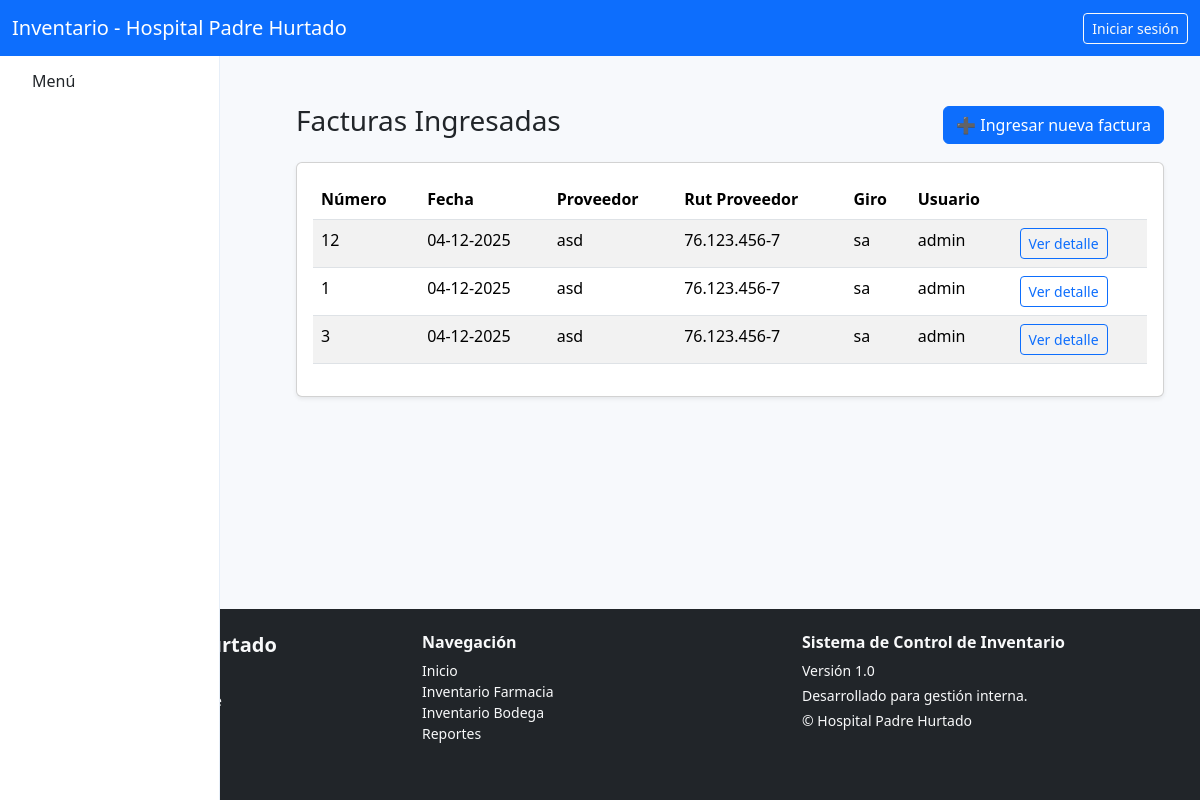
The app's page /farmacia/facturas/, older data.
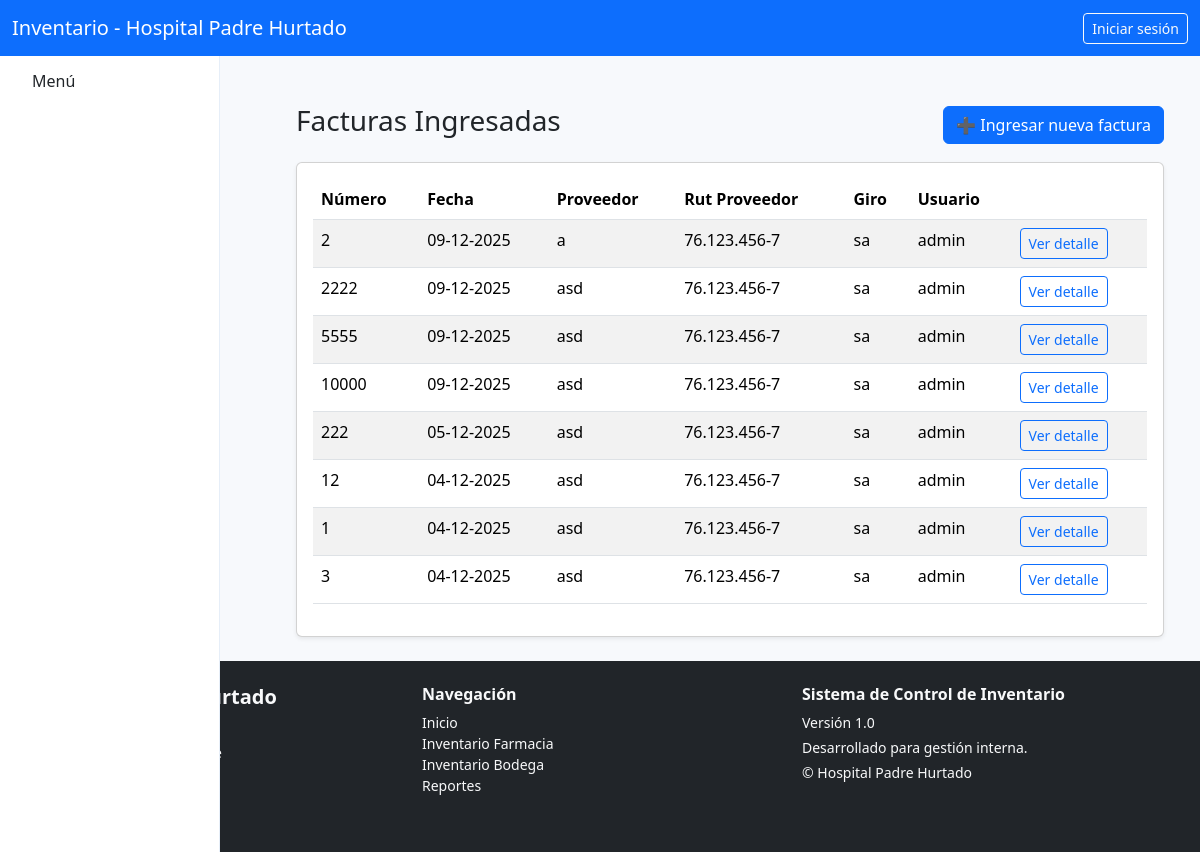
The same page, newer data.
### farmacia/models.py (models this page shows, shortened)
class FacturaFarmacia(models.Model):
    TIPO_DTE = [
        (33, "Factura Electrónica (Afecta)"),
        (34, "Factura Exenta Electrónica"),
        (52, "Guía de Despacho"),
        (61, "Nota de Crédito"),
        (56, "Nota de Débito"),
    ]
    folio = models.PositiveIntegerField()
    tipo_dte = models.PositiveSmallIntegerField(choices=TIPO_DTE, default=33)
    fecha_emision = models.DateField()
    proveedor_rut = models.CharField(max_length=15)      # Ej: 76.123.456-7
    proveedor_nombre = models.CharField(max_length=200)
    proveedor_giro = models.CharField(max_length=200, blank=True, null=True)
    usuario = models.ForeignKey(User, on_delete=models.SET_NULL, null=True)
    fecha_registro = models.DateTimeField(auto_now_add=True)
    archivo_pdf = models.FileField(upload_to="facturas_farmacia/", blank=True, null=True)
    class Meta:
        constraints = [
            models.UniqueConstraint(
                fields=["folio", "proveedor_rut"],
                name="unique_folio_por_proveedor"
            )
        ]

### farmacia/views.py (the view)
# urls.py: path("facturas/", views.facturas_farmacia_list, name="facturas_list"),
def facturas_farmacia_list(request):
    facturas = FacturaFarmacia.objects.order_by("-fecha_emision")
    return render(request, "farmacia/facturas_list.html", {
        "facturas": facturas
    })

### farmacia/templates/farmacia/facturas_list.html (shortened to what this page needs)
{% extends "core/base.html" %}
{% block principal %}
<div class="container mt-4">
  <div class="d-flex justify-content-between align-items-center mb-3">
    <h3>Facturas Ingresadas</h3>
    <a href="{% url 'farmacia:crear_factura' %}" class="btn btn-primary">
      ➕ Ingresar nueva factura
    </a>
  </div>
  <div class="card p-3 shadow-sm">
    <table class="table table-striped">
      <thead>
        <tr>
          <th>Número</th>
          <th>Fecha</th>
          <th>Proveedor</th>
          <th>Rut Proveedor</th>
          <th>Giro</th>
          <th>Usuario</th>
          <th></th>
        </tr>
      </thead>
      <tbody>
        {% if facturas %}
          {% for f in facturas %}
            <tr>
              <td>{{ f.folio }}</td>
              <td>{{ f.fecha_emision|date:'d-m-Y' }}</td>
              <td>{{ f.proveedor_nombre|default:"-" }}</td>
              <td>{{ f.proveedor_rut|default:"-" }}</td>
              <td>{{ f.proveedor_giro|default:"-" }}</td>
              <td>{{ f.usuario.username }}</td>
              <td>
                <a href="{% url 'farmacia:factura_detalle' f.pk %}" class="btn btn-sm btn-outline-primary">
                  Ver detalle
                </a>
              </td>
            </tr>
          {% endfor %}
        {% else %}
          <tr>
            <td colspan="5" class="text-center text-muted">
              No hay facturas registradas.
            </td>
          </tr>
        {% endif %}
      </tbody>
    </table>
  </div>
</div>
{% endblock %}

Row changes from the older to the newer data that the page shows:
added FacturaFarmacia: folio "2", fecha_emision "09-12-2025", proveedor_nombre "a", proveedor_rut "76.123.456-7", proveedor_giro "sa", usuario.username "admin"
added FacturaFarmacia: folio "2222", fecha_emision "09-12-2025", proveedor_nombre "asd", proveedor_rut "76.123.456-7", proveedor_giro "sa", usuario.username "admin"
added FacturaFarmacia: folio "5555", fecha_emision "09-12-2025", proveedor_nombre "asd", proveedor_rut "76.123.456-7", proveedor_giro "sa", usuario.username "admin"
added FacturaFarmacia: folio "10000", fecha_emision "09-12-2025", proveedor_nombre "asd", proveedor_rut "76.123.456-7", proveedor_giro "sa", usuario.username "admin"
added FacturaFarmacia: folio "222", fecha_emision "05-12-2025", proveedor_nombre "asd", proveedor_rut "76.123.456-7", proveedor_giro "sa", usuario.username "admin"
